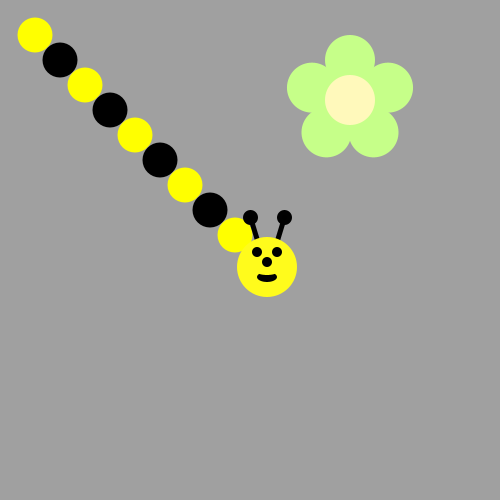
Frame 1 (no input)
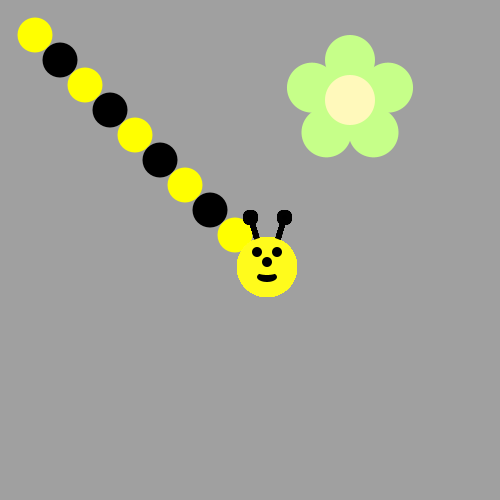
Frame 60 (the mouse pressed at the canvas centre just before this capture)
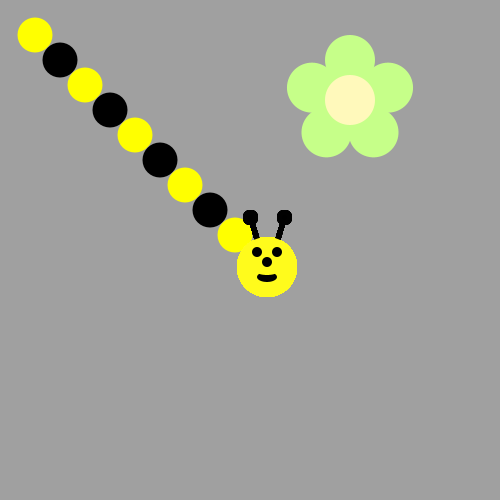
Frame 120 (the mouse held since frame 60 and released just before this capture)

The Processing sketch that drew these frames (run headless with seeded random() and noise(); from frame 60 on, the mouse is pressed at the canvas centre):

// Processing sketch: BumbleBee
// ── BumbleBee.pde
void draw() {
  while (N < 250) {
    N += 25;
    C = 3 - C;
    if (C % 2 > 0) {
      fill(0, 0, 0);
    }
    else {
      fill(255, 255, 0);
    }
    ellipse(10 + N, 10 + N, 35, 35);
  }
  drawBeeFace(N + 17, N + 17);
}
int N = 0;
int C = 1;
void drawFlower(int X, int Y) {
     noStroke();
     translate(X, Y);
     fill(#c6ff89);
     for (int I = 0; I < 5; I++) {
     ellipse(0, -40, 50, 50);
       rotate(radians(72));
     }
     fill(#fff9bb);
     ellipse(0, 0, 50, 50);
} 
void drawBeeFace(int BeeFaceX, int BeeFaceY) {
     noStroke();
     fill(0, 0, 0);
     stroke(1);
     strokeWeight(5);
     line(BeeFaceX - 10, BeeFaceY - 27, BeeFaceX - 17, BeeFaceY - 50);
     line(BeeFaceX + 10, BeeFaceY - 27, BeeFaceX + 17, BeeFaceY - 50);
     ellipse(BeeFaceX - 17, BeeFaceY - 50, 10, 10);
     ellipse(BeeFaceX + 17, BeeFaceY - 50, 10, 10);
     noStroke();
     fill(255, 251, 28);
     ellipse(BeeFaceX, BeeFaceY, 60, 60);
     fill(255, 237, 209);
     fill(0,0,0);
     ellipse(BeeFaceX - 10, BeeFaceY - 15, 10, 10);
     ellipse(BeeFaceX + 10, BeeFaceY - 15, 10, 10);
     ellipse(BeeFaceX, BeeFaceY - 5, 10, 10);
     ellipse(BeeFaceX, BeeFaceY + 10, 20, 10);
     fill(255, 251, 28);
     ellipse(BeeFaceX, BeeFaceY + 5, 20, 6);
}

void setup() {
     ellipseMode(CENTER);
     size(500, 500);
     background(160, 160, 160);
     drawFlower(350, 100);
}
